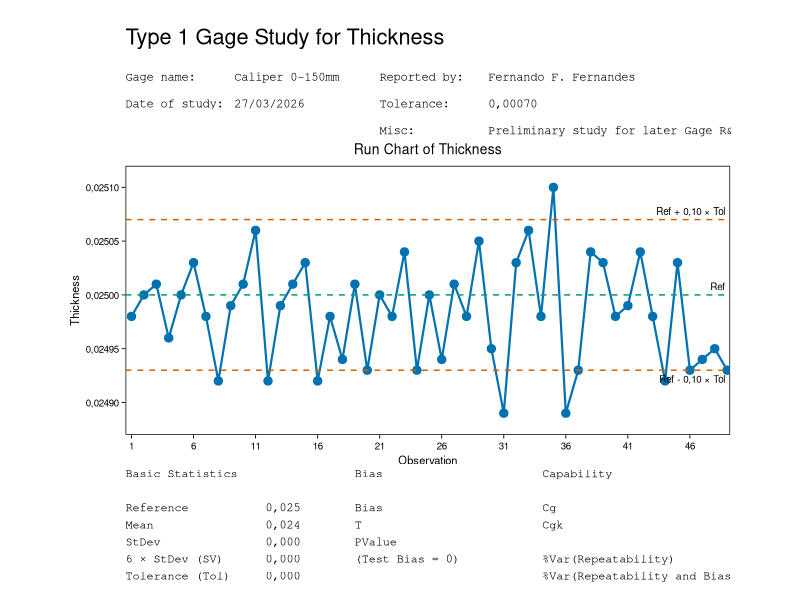

Write the R code that produced this figure.
# TYPE 1 GAGE STUDY No R ----

# Pacotes ----
library(ggplot2)
library(patchwork)
library(scales)

# Paleta Okabe-Ito ----
okabe_ito_blue <- "#0072B2"
okabe_ito_green <- "#009E73"
okabe_ito_red <- "#D55E00"
okabe_ito_black <- "#000000"

# Dados de entrada ----
measurement_values <- c(0.02498, 0.02500, 0.02501, 0.02496, 0.02500, 0.02503, 0.02498, 0.02492, 0.02499, 0.02501,
                        0.02506, 0.02492, 0.02499, 0.02501, 0.02503, 0.02492, 0.02498, 0.02494, 0.02501, 0.02493,
                        0.02500, 0.02498, 0.02504, 0.02493, 0.02500, 0.02494, 0.02501, 0.02498, 0.02505, 0.02495,
                        0.02489, 0.02503, 0.02506, 0.02498, 0.02510, 0.02489, 0.02493, 0.02504, 0.02503, 0.02498,
                        0.02499, 0.02504, 0.02498, 0.02492, 0.02503, 0.02493, 0.02494, 0.02495, 0.02493)

characteristic_name <- "Thickness"
gage_name <- "Caliper 0-150mm"
study_date <- "27/03/2026"
reported_by <- "Fernando F. Fernandes"
misc_text <- "Preliminary study for later Gage R&R study"

reference_value <- 0.0250
tolerance_value <- 0.0007
bias_test_value <- 0
study_variation_multiplier <- 6
capability_tolerance_fraction <- 0.20

measurement_digits <- 5
standard_deviation_digits <- 6
p_value_digits <- 3
capability_digits <- 2
percent_digits <- 2

# Funções auxiliares ----
format_number <- function(numeric_value, digits, percent = FALSE) {
  if (is.na(numeric_value)) {
    return("")
  }
  
  formatted_value <- formatC(numeric_value, format = "f",
                             digits = digits, decimal.mark = ",")
  
  if (percent) {
    paste0(formatted_value, "%")
  } else {
    formatted_value
  }
}

create_text_panel <- function(panel_text, left_margin = 20, right_margin = 20) {
  ggplot() +
    annotate("text", x = 0, y = 1, label = panel_text, hjust = 0, vjust = 1,
      family = "mono", size = 3.0, color = "black", parse = FALSE) +
    coord_cartesian(xlim = c(0, 1), ylim = c(0, 1), expand = FALSE) +
    theme_text_panel +
    theme(plot.margin = margin(2, right_margin, 4, left_margin))
}

# Cálculos ----
number_of_observations <- length(measurement_values)
observation_index <- seq_len(number_of_observations)

mean_value <- mean(measurement_values)
standard_deviation_value <- sd(measurement_values)
study_variation_value <- study_variation_multiplier * standard_deviation_value

bias_value <- mean_value - reference_value
t_statistic_value <- bias_value / (standard_deviation_value / sqrt(number_of_observations))
degrees_of_freedom <- number_of_observations - 1
p_value <- 2 * pt(-abs(t_statistic_value), df = degrees_of_freedom)

upper_reference_line <- reference_value + 0.10 * tolerance_value
lower_reference_line <- reference_value - 0.10 * tolerance_value

cg_value <- (capability_tolerance_fraction * tolerance_value) / study_variation_value
cgk_value <- ((capability_tolerance_fraction * tolerance_value) - (2 * abs(bias_value))) / study_variation_value

repeatability_percent <- 100 * study_variation_value / tolerance_value
repeatability_and_bias_percent <- 100 * (study_variation_value + abs(bias_value)) / tolerance_value

# Base do gráfico ----
chart_data <- data.frame(
  Observation = observation_index,
  Measurement = measurement_values)

y_axis_minimum <- min(c(measurement_values, lower_reference_line))
y_axis_maximum <- max(c(measurement_values, upper_reference_line))
y_axis_padding <- 0.00002

label_vertical_offset <- 0.02 * (y_axis_maximum - y_axis_minimum)
label_x_position <- number_of_observations - 0.15

# Temas ----
theme_for_chart <- theme(
  plot.background = element_rect(fill = "white", color = NA),
  panel.background = element_rect(fill = "white", color = "black", linewidth = 0.5),
  panel.grid.major = element_blank(), panel.grid.minor = element_blank(),
  axis.line = element_blank(), axis.ticks = element_line(color = "black", linewidth = 0.3),
  axis.text = element_text(size = 7, color = "black"), 
  axis.title = element_text(size = 8, color = "black"),
  plot.title = element_text(size = 10, hjust = 0.5, color = "black"), 
  plot.margin = margin(2, 2, 2, 2))

theme_text_panel <- theme_void() +
  theme(plot.background = element_rect(fill = "white", color = NA),
        plot.margin = margin(0, 0, 0, 0))

# Cabeçalho superior do gráfico ----
header_plot <- ggplot() +
  annotate("text", x = 0.00, y = 0.92,
    label = paste0("Type 1 Gage Study for ", characteristic_name),
    hjust = 0, vjust = 1, size = 5.5, color = "black") +
  annotate("text", x = 0.00, y = 0.52, label = "Gage name:", hjust = 0, size = 3.1, family = "mono") +
  annotate("text", x = 0.00, y = 0.30, label = "Date of study:", hjust = 0, size = 3.1, family = "mono") +
  
  annotate("text", x = 0.18, y = 0.52, label = gage_name, hjust = 0, size = 3.1, family = "mono") +
  annotate("text", x = 0.18, y = 0.30, label = study_date, hjust = 0, size = 3.1, family = "mono") +
  
  annotate("text", x = 0.42, y = 0.52, label = "Reported by:", hjust = 0, size = 3.1, family = "mono") +
  annotate("text", x = 0.42, y = 0.30, label = "Tolerance:", hjust = 0, size = 3.1, family = "mono") +
  annotate("text", x = 0.42, y = 0.08, label = "Misc:", hjust = 0, size = 3.1, family = "mono") +
  
  annotate("text", x = 0.60, y = 0.52, label = reported_by, hjust = 0, size = 3.1, family = "mono") +
  annotate("text", x = 0.60, y = 0.30, label = format_number(tolerance_value, measurement_digits), hjust = 0, size = 3.1, family = "mono") +
  annotate("text", x = 0.60, y = 0.08, label = misc_text, hjust = 0, size = 3.1, family = "mono") +
  coord_cartesian(xlim = c(0, 1), ylim = c(0, 1), expand = FALSE) +
  theme_text_panel +
  theme(plot.margin = margin(8, 8, 2, 8))

# Run Chart ----
run_chart_plot <- ggplot(chart_data, aes(x = Observation, y = Measurement)) +
  geom_line(color = okabe_ito_blue, linewidth = 0.75) +
  geom_point(color = okabe_ito_blue, size = 2.5) +
  geom_hline(yintercept = upper_reference_line, color = okabe_ito_red, linetype = "dashed", linewidth = 0.5) +
  geom_hline(yintercept = reference_value, color = okabe_ito_green, linetype = "dashed", linewidth = 0.5) +
  geom_hline(yintercept = lower_reference_line, color = okabe_ito_red, linetype = "dashed", linewidth = 0.5) +
  annotate("text", x = label_x_position, y = upper_reference_line + label_vertical_offset,
    label = "Ref + 0,10 × Tol", hjust = 1, vjust = 0, size = 2.5, color = "black") +
  annotate("text", x = label_x_position, y = reference_value + label_vertical_offset,
    label = "Ref", hjust = 1, vjust = 0, size = 2.5, color = "black") +
  annotate("text", x = label_x_position, y = lower_reference_line - label_vertical_offset,
    label = "Ref - 0,10 × Tol", hjust = 1, vjust = 1, size = 2.5, color = "black") +
  scale_x_continuous(breaks = seq(1, number_of_observations, by = 5),
    limits = c(1, number_of_observations), expand = expansion(mult = c(0.01, 0.005))) +
  scale_y_continuous(labels = label_number(accuracy = 10^(-measurement_digits), decimal.mark = ","),
    limits = c(y_axis_minimum - y_axis_padding, y_axis_maximum + y_axis_padding),
    expand = c(0, 0)) +
  labs(title = paste0("Run Chart of ", characteristic_name),
    x = "Observation", y = characteristic_name) +
  theme_for_chart +
  theme(plot.margin = margin(0, 12, 0, 28))

# Texto das estatísticas ----
basic_statistics_text <- paste0(
  "Basic Statistics\n\n",
  "Reference           ", format_number(reference_value, measurement_digits), "\n",
  "Mean                ", format_number(mean_value, measurement_digits), "\n",
  "StDev               ", format_number(standard_deviation_value, standard_deviation_digits), "\n",
  "6 × StDev (SV)      ", format_number(study_variation_value, standard_deviation_digits), "\n",
  "Tolerance (Tol)     ", format_number(tolerance_value, measurement_digits))

bias_statistics_text <- paste0(
  "Bias\n\n",
  "Bias                ", format_number(bias_value, standard_deviation_digits), "\n",
  "T                   ", format_number(t_statistic_value, 7), "\n",
  "PValue              ", format_number(p_value, p_value_digits), "\n",
  "(Test Bias = ", bias_test_value, ")")

capability_statistics_text <- paste0(
  "Capability\n\n",
  "Cg                           ", format_number(cg_value, capability_digits), "\n",
  "Cgk                          ", format_number(cgk_value, capability_digits), "\n\n",
  "%Var(Repeatability)          ", format_number(repeatability_percent, percent_digits, percent = TRUE), "\n",
  "%Var(Repeatability and Bias) ", format_number(repeatability_and_bias_percent, percent_digits, percent = TRUE))

# Painéis de texto ----
basic_statistics_plot <- create_text_panel(
  panel_text = basic_statistics_text, left_margin = 45, right_margin = 20)

bias_statistics_plot <- create_text_panel(
  panel_text = bias_statistics_text, left_margin = 20, right_margin = 20)

capability_statistics_plot <- create_text_panel(
  panel_text = capability_statistics_text, left_margin = 20, right_margin = 45)

statistics_row <- basic_statistics_plot + bias_statistics_plot + capability_statistics_plot +
  plot_layout(widths = c(1.25, 0.95, 1.35))

# Composição final ----
final_plot <- header_plot / run_chart_plot / statistics_row +
  plot_layout(heights = c(0.24, 0.53, 0.23))

print(final_plot)
